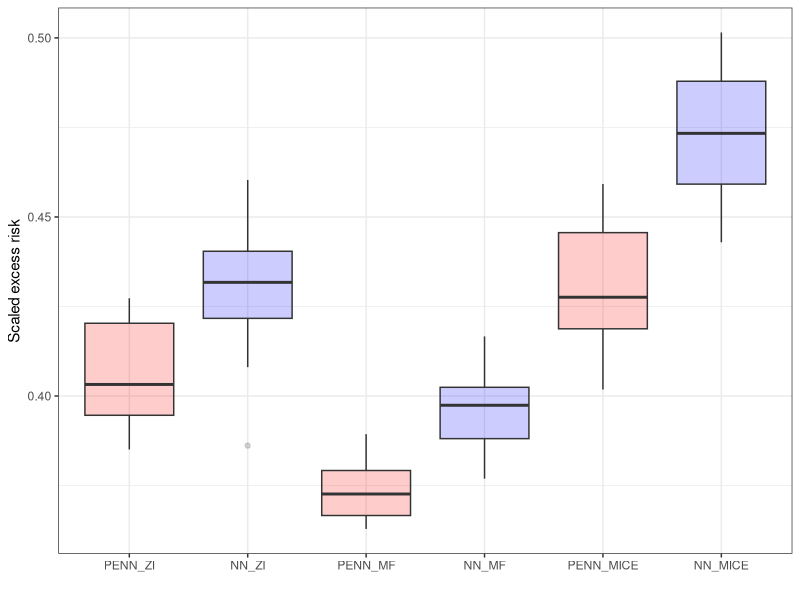

Source code (R):
library(ggplot2)
library(tidyr)
PENN_ZI = c(0.42565903067588806, 0.40073898434638977, 0.3984534442424774, 0.4272910952568054, 0.39334267377853394, 0.4057226777076721, 0.423631489276886, 0.3850855827331543, 0.4103848338127136, 0.3902251720428467) 

NN_ZI = c(0.4419606328010559, 0.40807539224624634, 0.4268230199813843, 0.4417520761489868, 0.4199759066104889, 0.4303891956806183, 0.4603390097618103, 0.38614293932914734, 0.43310031294822693, 0.43643131852149963) 

PENN_MF = c(0.37622612714767456, 0.3694864511489868, 0.37151092290878296, 0.3816774785518646, 0.36568397283554077, 0.3801940679550171, 0.38935014605522156, 0.36289170384407043, 0.3737718164920807, 0.362894207239151) 

NN_MF = c(0.39580050110816956, 0.39605477452278137, 0.4036164879798889, 0.40672653913497925, 0.37691351771354675, 0.39878472685813904, 0.4166508615016937, 0.3787841498851776, 0.398893803358078, 0.3855339586734772) 

PENN_MICE = c(0.45045194029808044, 0.4246293604373932, 0.41594287753105164, 0.4305364489555359, 0.4018120765686035, 0.4592139720916748, 0.44541293382644653, 0.42065802216529846, 0.4456919729709625, 0.41814500093460083) 

NN_MICE = c(0.5010920763015747, 0.46924880146980286, 0.45665785670280457, 0.4774494767189026, 0.44293004274368286, 0.4884371757507324, 0.5015283823013306, 0.4541475474834442, 0.48627468943595886, 0.4667069911956787) 
Excess_Risk = data.frame('PENN_ZI' = PENN_ZI, 'NN_ZI' = NN_ZI,
                         'PENN_MF' = PENN_MF, 'NN_MF' = NN_MF,
                         'PENN_MICE' = PENN_MICE, 'NN_MICE' = NN_MICE)

df_long = Excess_Risk %>%
  pivot_longer(cols = everything(), names_to = "Variable", values_to = "Value")
df_long$Variable = factor(df_long$Variable, levels = c('PENN_ZI', 'NN_ZI', 'PENN_MF', 'NN_MF', 'PENN_MICE', 'NN_MICE'))

ggplot(df_long, aes(x=Variable, y=Value, fill=Variable)) + geom_boxplot(alpha=0.2) + 
  xlab("") + ylab("Scaled excess risk") + theme_bw() + theme(legend.position = "none") + 
  scale_fill_manual(values = c('PENN_ZI' = 'red', 'NN_ZI' = 'blue', 'PENN_MF' = 'red', 
                               'NN_MF' = 'blue',  'PENN_MICE' = 'red', 'NN_MICE' = 'blue'))
